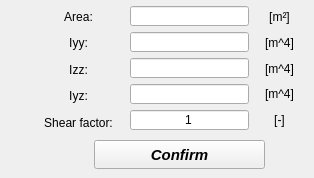
       <widget class="QWidget" name="tab_4">
        <attribute name="title">
         <string>Generic</string>
        </attribute>
        <widget class="QWidget" name="verticalLayoutWidget_15">
         <property name="geometry">
          <rect>
           <x>130</x>
           <y>6</y>
           <width>119</width>
           <height>129</height>
          </rect>
         </property>
         <layout class="QVBoxLayout" name="verticalLayout_15">
          <item>
           <widget class="QLineEdit" name="lineEdit_area">
            <property name="minimumSize">
             <size>
              <width>0</width>
              <height>20</height>
             </size>
            </property>
            <property name="maximumSize">
             <size>
              <width>16777215</width>
              <height>20</height>
             </size>
            </property>
            <property name="focusPolicy">
             <enum>Qt::StrongFocus</enum>
            </property>
            <property name="alignment">
             <set>Qt::AlignCenter</set>
            </property>
           </widget>
          </item>
          <item>
           <widget class="QLineEdit" name="lineEdit_Iyy">
            <property name="minimumSize">
             <size>
              <width>0</width>
              <height>20</height>
             </size>
            </property>
            <property name="maximumSize">
             <size>
              <width>16777215</width>
              <height>20</height>
             </size>
            </property>
            <property name="focusPolicy">
             <enum>Qt::StrongFocus</enum>
            </property>
            <property name="alignment">
             <set>Qt::AlignCenter</set>
            </property>
           </widget>
          </item>
          <item>
           <widget class="QLineEdit" name="lineEdit_Izz">
            <property name="minimumSize">
             <size>
              <width>0</width>
              <height>20</height>
             </size>
            </property>
            <property name="maximumSize">
             <size>
              <width>16777215</width>
              <height>20</height>
             </size>
            </property>
            <property name="focusPolicy">
             <enum>Qt::StrongFocus</enum>
            </property>
            <property name="alignment">
             <set>Qt::AlignCenter</set>
            </property>
           </widget>
          </item>
          <item>
           <widget class="QLineEdit" name="lineEdit_Iyz">
            <property name="minimumSize">
             <size>
              <width>0</width>
              <height>20</height>
             </size>
            </property>
            <property name="maximumSize">
             <size>
              <width>16777215</width>
              <height>20</height>
             </size>
            </property>
            <property name="focusPolicy">
             <enum>Qt::StrongFocus</enum>
            </property>
            <property name="alignment">
             <set>Qt::AlignCenter</set>
            </property>
           </widget>
          </item>
          <item>
           <widget class="QLineEdit" name="lineEdit_shear_coefficient">
            <property name="minimumSize">
             <size>
              <width>0</width>
              <height>20</height>
             </size>
            </property>
            <property name="maximumSize">
             <size>
              <width>16777215</width>
              <height>20</height>
             </size>
            </property>
            <property name="focusPolicy">
             <enum>Qt::StrongFocus</enum>
            </property>
            <property name="text">
             <string>1</string>
            </property>
            <property name="alignment">
             <set>Qt::AlignCenter</set>
            </property>
           </widget>
          </item>
         </layout>
        </widget>
        <widget class="QWidget" name="verticalLayoutWidget_17">
         <property name="geometry">
          <rect>
           <x>254</x>
           <y>6</y>
           <width>51</width>
           <height>125</height>
          </rect>
         </property>
         <layout class="QVBoxLayout" name="verticalLayout_17">
          <property name="spacing">
           <number>4</number>
          </property>
          <property name="bottomMargin">
           <number>0</number>
          </property>
          <item>
           <widget class="QLabel" name="label_27">
            <property name="text">
             <string>[m²]</string>
            </property>
            <property name="alignment">
             <set>Qt::AlignCenter</set>
            </property>
           </widget>
          </item>
          <item>
           <widget class="QLabel" name="label_28">
            <property name="text">
             <string>[m^4]</string>
            </property>
            <property name="alignment">
             <set>Qt::AlignCenter</set>
            </property>
           </widget>
          </item>
          <item>
           <widget class="QLabel" name="label_29">
            <property name="text">
             <string>[m^4]</string>
            </property>
            <property name="alignment">
             <set>Qt::AlignCenter</set>
            </property>
           </widget>
          </item>
          <item>
           <widget class="QLabel" name="label_30">
            <property name="text">
             <string>[m^4]</string>
            </property>
            <property name="alignment">
             <set>Qt::AlignCenter</set>
            </property>
           </widget>
          </item>
          <item>
           <widget class="QLabel" name="label_40">
            <property name="text">
             <string>[-]</string>
            </property>
            <property name="alignment">
             <set>Qt::AlignCenter</set>
            </property>
           </widget>
          </item>
         </layout>
        </widget>
        <widget class="QWidget" name="verticalLayoutWidget_18">
         <property name="geometry">
          <rect>
           <x>32</x>
           <y>6</y>
           <width>93</width>
           <height>127</height>
          </rect>
         </property>
         <layout class="QVBoxLayout" name="verticalLayout_18">
          <item>
           <widget class="QLabel" name="label_31">
            <property name="text">
             <string>Area:</string>
            </property>
            <property name="alignment">
             <set>Qt::AlignCenter</set>
            </property>
           </widget>
          </item>
          <item>
           <widget class="QLabel" name="label_32">
            <property name="text">
             <string>Iyy:</string>
            </property>
            <property name="alignment">
             <set>Qt::AlignCenter</set>
            </property>
           </widget>
          </item>
          <item>
           <widget class="QLabel" name="label_33">
            <property name="text">
             <string>Izz:</string>
            </property>
            <property name="alignment">
             <set>Qt::AlignCenter</set>
            </property>
           </widget>
          </item>
          <item>
           <widget class="QLabel" name="label_34">
            <property name="text">
             <string>Iyz:</string>
            </property>
            <property name="alignment">
             <set>Qt::AlignCenter</set>
            </property>
           </widget>
          </item>
          <item>
           <widget class="QLabel" name="label_39">
            <property name="text">
             <string>Shear factor:</string>
            </property>
            <property name="alignment">
             <set>Qt::AlignCenter</set>
            </property>
           </widget>
          </item>
         </layout>
        </widget>
        <widget class="QPushButton" name="pushButton_confirm_generic_section_beam">
         <property name="geometry">
          <rect>
           <x>94</x>
           <y>140</y>
           <width>171</width>
           <height>29</height>
          </rect>
         </property>
         <property name="font">
          <font>
           <family>Arial</family>
           <pointsize>11</pointsize>
           <weight>75</weight>
           <italic>true</italic>
           <bold>true</bold>
          </font>
         </property>
         <property name="text">
          <string>Confirm</string>
         </property>
        </widget>
       </widget>
